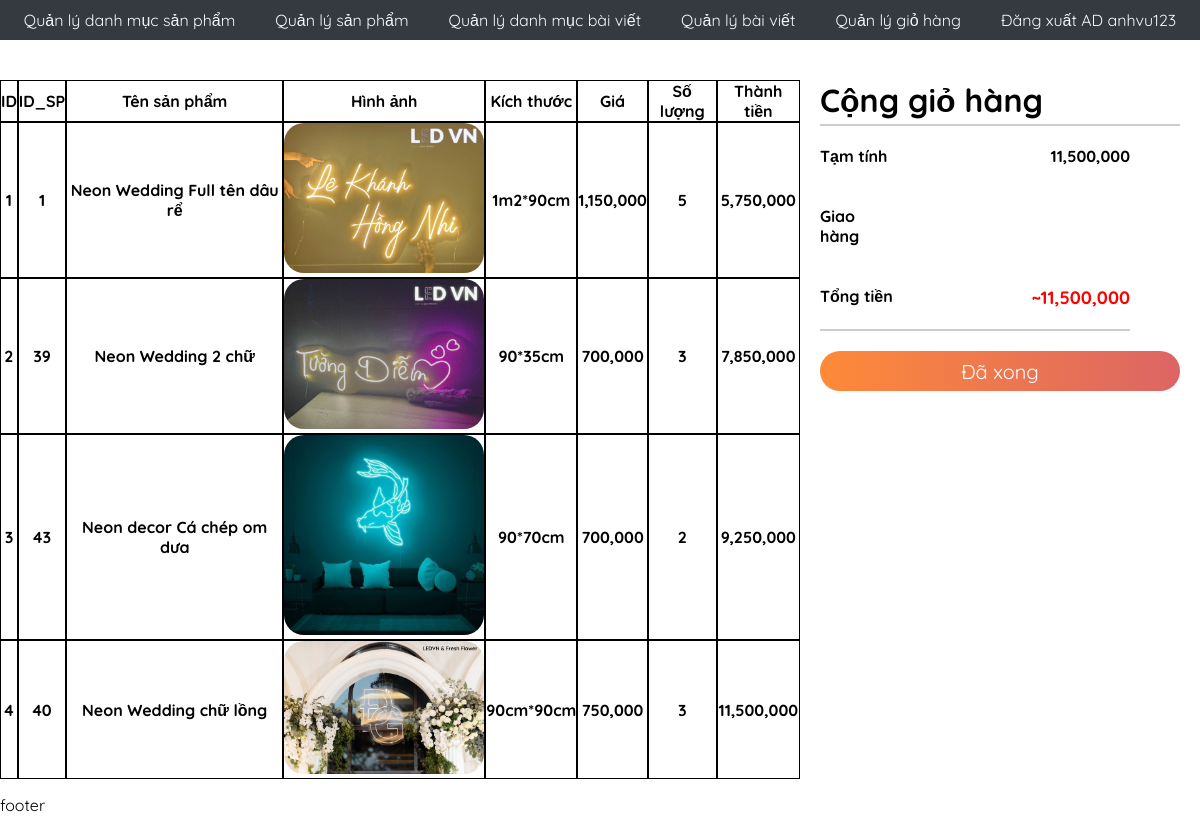
/admincp/admincp_index.php?action=quanlygiohang&query=xem&cart_code=2322&user_gmail=daoanhvu.work@gmail.com (signed in), run on the app's committed database.
### tables this page shows
CREATE TABLE `tbl_cartdetail` (
  `id_cart_detail` int(11) NOT NULL,
  `code_cart` varchar(10) NOT NULL,
  `id_sanpham` varchar(100) NOT NULL,
  `soluong` int(11) NOT NULL
);

CREATE TABLE `tbl_sanpham` (
  `id_sanpham` int(11) NOT NULL,
  `danhmucsanpham` varchar(100) NOT NULL,
  `tensp` varchar(250) NOT NULL,
  `kichthuoc` varchar(50) NOT NULL,
  `masp` varchar(100) NOT NULL,
  `giasp` varchar(50) NOT NULL,
  `soluong` int(11) NOT NULL,
  `hinhanh` varchar(50) NOT NULL,
  `tomtat` tinytext NOT NULL,
  `noidung` text NOT NULL,
  `tinhtrang` int(11) NOT NULL,
  `noibat` int(11) NOT NULL
);

### admincp/modules/quanlygiohang/sua_xoa.php (the view, shortened to what this page needs)
<?php
    $query = $_GET['query'];
    $cart_code= $_GET['cart_code'];
    if($query == 'xoa'){
        $sql_cmd = "DELETE FROM tbl_cart WHERE cart_code = '$cart_code'";
        mysqli_query($mysqli, $sql_cmd);
        header('Location:../admincp/admincp_index.php?action=quanlygiohang&query=lietke');
        exit();
    }else{
        $sql_cmd = "SELECT * from tbl_cartdetail WHERE code_cart = '".$cart_code."'";
        $query = mysqli_query($mysqli, $sql_cmd);
    }
?>
<div class="giohang" >
    <table class="data_table tbl_giohang">
        <tr>
            <th>ID</th>
            <th>ID_SP</th>
            <th>Tên sản phẩm</th>
            <th>Hình ảnh</th>
            <th>Kích thước</th>
            <th>Giá</th>
            <th>Số lượng</th>
            <th>Thành tiền</th>
        </tr>
        <?php
            $i = 0;
            $tamtinh =0;
            while ($row = mysqli_fetch_array($query)) {
                $i++;
        ?>
                <?php
                    $id_sanpham = $row['id_sanpham'];
                    $sql = "SELECT * FROM tbl_sanpham WHERE id_sanpham = '$id_sanpham'";
                    $cart_query= mysqli_query($mysqli, $sql);
                    $cart_data = mysqli_fetch_array($cart_query)
                ?>
                <tr>
                    <td><?php echo $i ?></td>
                    <td><?php echo $cart_data['id_sanpham']?></td>
                    <td><?php echo $cart_data['tensp']?></td>
                    <td><img src="modules/quanlysanpham/uploads/<?php echo $cart_data['hinhanh'];?>" style="width:200px;"></td>
                    <td><?php echo $cart_data['kichthuoc']?></td>
                    <td><?php echo number_format($cart_data['giasp']);?></td>
                    <td><?php echo $row['soluong']?></td>
                    <td>
                        <?php
                            $tamtinh += $row['soluong']*$cart_data['giasp'];
                            echo number_format($tamtinh);
                        ?>
                    </td>
                </tr>
        <?php
            }
        ?>
    </table>
    <div class="thanhtoan">
                <h1>Cộng giỏ hàng</h1>
                <table class="data_table">
                    <tr>
                        <th>Tạm tính</th>
                        <td><?php echo number_format($tamtinh) ?></td>
                    </tr>
                    <tr>
                        <th>Giao hàng</th>
                        <td style="color:#6f6d6d;"><input type="text" name="phiship" id="phiship" oninput="updateTotal()" style="text-align: end;font-size: large;"></td>
                    </tr>
                    <tr style="border-bottom: 2px solid #ccc !important;">
                        <th>Tổng tiền</th>
                        <td id="totalAmount" style="color:#ff0000; font-size: large; font-weight: bolder;">  <?php echo '~'.number_format($tamtinh) ?></td>
                    </tr>
                </table>
                <form action="" method="POST">
                    <button type="submit" name="hoanhthanhdonhang">Đã xong</button>
                </form>
    </div>
</div>

### admincp/assets/css/admincp.css (style rules this page uses)
body { margin: 0; padding: 0; font-family: 'Quicksand', sans-serif !important; }
html { font-family: 'Quicksand', sans-serif !important; scroll-behavior: smooth; }
.data_table { width: 90%; padding: 0; margin-left: 5%; border-spacing: 0; }
.data_table table, th, td { border: 1px solid black; border-collapse: collapse; text-align: center; vertical-align: center; padding: 0; margin: 0; }
.data_table input, input:focus-visible { width: 90%; border: none; outline: none; }
td { font-weight: 900; }
td img { width: 50%; }

### asset/css/Main_css/Main.css (style rules this page uses)
body { margin: 0; padding: 0; font-family: 'Quicksand', sans-serif !important; }
html { font-family: 'Quicksand', sans-serif !important; scroll-behavior: smooth; }
.giohang { display: flex; flex-wrap: wrap; padding-top: 40px; margin: 0; }
.tbl_giohang { margin-left: 0 !important; flex-basis: 65%; flex-grow: 2; }
.tbl_giohang img { width: 80%; border-radius: 20px; }
.tbl_giohang td { text-align: center; }
.thanhtoan { padding: 0 20px; flex-basis: 30%; }
.thanhtoan .data_table { width: 100% !important; margin: 0 !important; padding-right: 50px !important; }
.thanhtoan .data_table tr { display: flex; padding: 20px 0 !important; justify-content: space-between; }
.thanhtoan .data_table table, .thanhtoan .data_table th, .thanhtoan .data_table td { border: 0px !important; }
.thanhtoan .data_table th { text-align: left; }
.thanhtoan .data_table td { text-align: right; }
.thanhtoan button { font-family: 'Quicksand', sans-serif !important; background-size: 200%; background-image: linear-gradient(to right, #fe8a39 0%, #dc6565 50%, #fd3838 74%); outline: none; border: none; border-radius: 20px; margin-top: 20px; height: 40px; width: 100%; transition: 0.2s; font-size: 20px; color: #ffff; }
.thanhtoan h1 { margin: 0; padding: 0; padding-bottom: 4px; border-bottom: 2px solid #ccc; }

### data on the page
tbl_cartdetail: id_sanpham.id_sanpham "1", id_sanpham.tensp "Neon Wedding Full tên dâu rể", id_sanpham.hinhanh (picture), id_sanpham.kichthuoc "1m2*90cm", id_sanpham.giasp "1,150,000", soluong "5", tamtinh "5,750,000"
tbl_cartdetail: id_sanpham.id_sanpham "39", id_sanpham.tensp "Neon Wedding 2 chữ", id_sanpham.hinhanh (picture), id_sanpham.kichthuoc "90*35cm", id_sanpham.giasp "700,000", soluong "3", tamtinh "7,850,000"
tbl_cartdetail: id_sanpham.id_sanpham "43", id_sanpham.tensp "Neon decor Cá chép om dưa", id_sanpham.hinhanh (picture), id_sanpham.kichthuoc "90*70cm", id_sanpham.giasp "700,000", soluong "2", tamtinh "9,250,000"
tbl_cartdetail: id_sanpham.id_sanpham "40", id_sanpham.tensp "Neon Wedding chữ lồng", id_sanpham.hinhanh (picture), id_sanpham.kichthuoc "90cm*90cm", id_sanpham.giasp "750,000", soluong "3", tamtinh "11,500,000"

### other printed values
$_SESSION['dangnhap'] "anhvu123"
$tamtinh "11,500,000"
